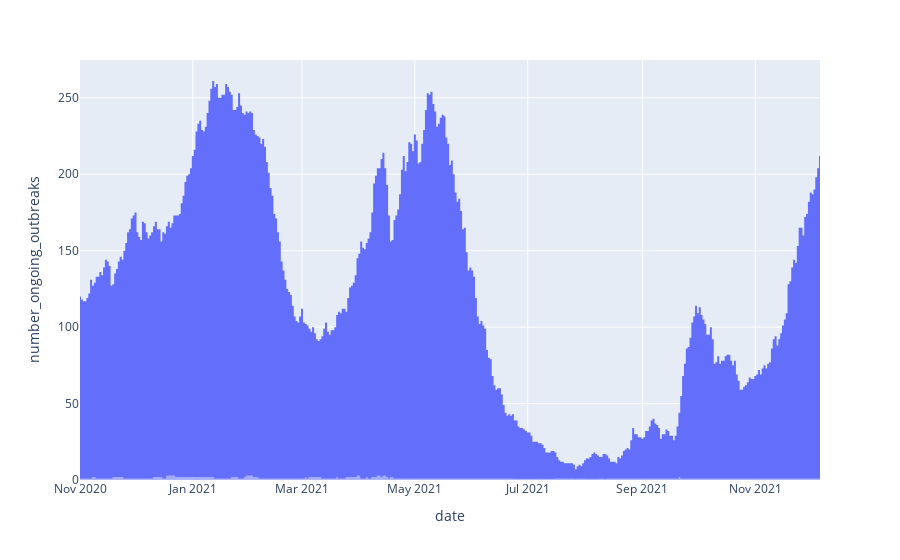

Source (notebook cell):
### Code cell
#Cases outbreak datewise
fig = px.area(df, x="date", y="number_ongoing_outbreaks")
fig.show()

### Figure 1 — Plotly figure (JSON) as saved in the notebook; plotly's stock layout.template omitted (floating-point values rounded to 4 significant figures; data arrays with more than 128 entries replaced by an {"elided": "..."} marker saying what was removed)
{"data": [{"hovertemplate": "date=%{x}<br>number_ongoing_outbreaks=%{y}<extra></extra>", "legendgroup": "", "line": {"color": "#636efa"}, "marker": {"symbol": "circle"}, "mode": "lines", "name": "", "orientation": "v", "showlegend": false, "stackgroup": "1", "type": "scatter", "x": {"elided": "8923 str values"}, "xaxis": "x", "y": {"elided": "8923 int values"}, "yaxis": "y"}], "layout": {"legend": {"tracegroupgap": 0}, "margin": {"t": 60}, "xaxis": {"anchor": "y", "domain": [0, 1], "title": {"text": "date"}}, "yaxis": {"anchor": "x", "domain": [0, 1], "title": {"text": "number_ongoing_outbreaks"}}}}
